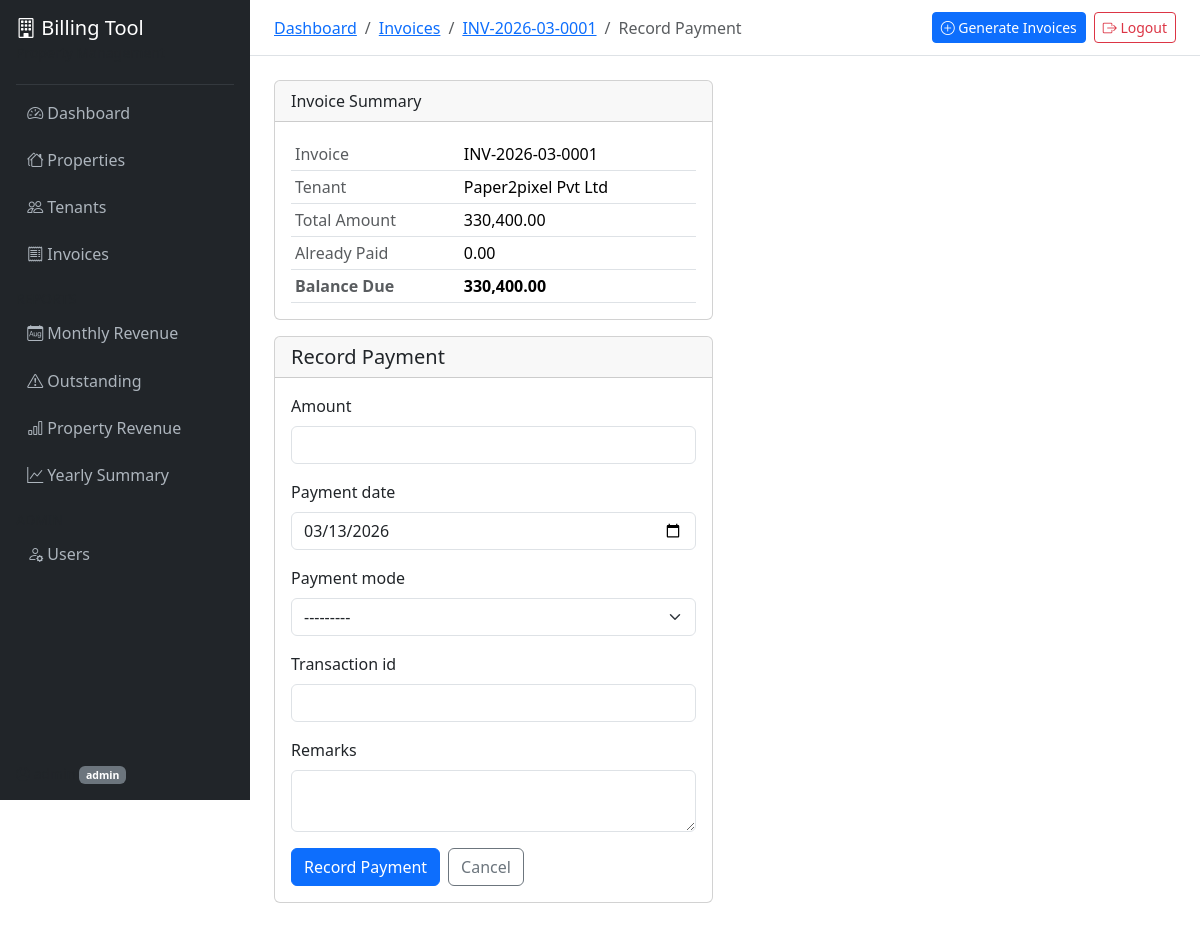
/invoices/1/payment/ (signed in), run on the app's committed database.
### accounts/models.py (models this page shows, shortened)
class User(AbstractUser):
    class Role(models.TextChoices):
        ADMIN = 'admin', 'Admin'
        ACCOUNTANT = 'accountant', 'Accountant'
        VIEWER = 'viewer', 'Viewer'
    role = models.CharField(max_length=20, choices=Role.choices, default=Role.VIEWER)
    phone = models.CharField(max_length=15, blank=True)
    def is_accountant(self):
        return self.role in (self.Role.ADMIN, self.Role.ACCOUNTANT)

### invoices/models.py (models this page shows, shortened)
class Invoice(models.Model):
    class Status(models.TextChoices):
        DRAFT = 'draft', 'Draft'
        PENDING = 'pending', 'Pending'
        PAID = 'paid', 'Paid'
        PARTIALLY_PAID = 'partially_paid', 'Partially Paid'
        OVERDUE = 'overdue', 'Overdue'
        CANCELLED = 'cancelled', 'Cancelled'
    invoice_number = models.CharField(max_length=50, unique=True, db_index=True)
    tenant = models.ForeignKey(Tenant, on_delete=models.CASCADE, related_name='invoices')
    property = models.ForeignKey(Property, on_delete=models.CASCADE, related_name='invoices')
    billing_period_start = models.DateField()
    billing_period_end = models.DateField()
    issue_date = models.DateField()
    due_date = models.DateField()
    rent_amount = models.DecimalField(max_digits=12, decimal_places=2)
    maintenance_charges = models.DecimalField(max_digits=10, decimal_places=2, default=0)
    parking_charges = models.DecimalField(max_digits=10, decimal_places=2, default=0)
    electricity_charges = models.DecimalField(max_digits=10, decimal_places=2, default=0)
    other_charges = models.DecimalField(max_digits=10, decimal_places=2, default=0)
    other_charges_description = models.CharField(max_length=200, blank=True)
    subtotal = models.DecimalField(max_digits=12, decimal_places=2)
    gst_percentage = models.DecimalField(max_digits=5, decimal_places=2)
    cgst_amount = models.DecimalField(max_digits=10, decimal_places=2, default=0)
    sgst_amount = models.DecimalField(max_digits=10, decimal_places=2, default=0)
    igst_amount = models.DecimalField(max_digits=10, decimal_places=2, default=0)
    total_gst = models.DecimalField(max_digits=10, decimal_places=2)
    total_amount = models.DecimalField(max_digits=12, decimal_places=2)
    amount_paid = models.DecimalField(max_digits=12, decimal_places=2, default=0)
    balance_due = models.DecimalField(max_digits=12, decimal_places=2)
    status = models.CharField(max_length=20, choices=Status.choices, default=Status.PENDING)
    tenant_name = models.CharField(max_length=200)
    tenant_company = models.CharField(max_length=200)
    tenant_gst = models.CharField(max_length=20, blank=True)
    tenant_unit = models.CharField(max_length=50)
    property_name = models.CharField(max_length=200)
    property_address = models.TextField()
    property_gst = models.CharField(max_length=20, blank=True)
    reminder_sent_before = models.BooleanField(default=False)
    reminder_sent_on_due = models.BooleanField(default=False)
    reminder_sent_after = models.BooleanField(default=False)
    notes = models.TextField(blank=True)
    created_by = models.ForeignKey(
        settings.AUTH_USER_MODEL, on_delete=models.SET_NULL, null=True
    )
    created_at = models.DateTimeField(auto_now_add=True)
    updated_at = models.DateTimeField(auto_now=True)
    class Meta:
        ordering = ['-issue_date', '-invoice_number']
        indexes = [
            models.Index(fields=['status', 'due_date']),
            models.Index(fields=['tenant', 'status']),
            models.Index(fields=['property', 'issue_date']),
            models.Index(fields=['issue_date']),
            models.Index(fields=['billing_period_start', 'tenant']),
        ]

### invoices/views.py (the view)
# urls.py: path('<int:pk>/payment/', views.add_payment_view, name='add_payment'),
def add_payment_view(request, pk):
    if not request.user.is_authenticated or not request.user.is_accountant():
        messages.error(request, 'Permission denied.')
        return redirect('invoice_list')
    invoice = get_object_or_404(Invoice, pk=pk)
    if request.method == 'POST':
        form = PaymentForm(request.POST)
        if form.is_valid():
            payment = form.save(commit=False)
            payment.invoice = invoice
            payment.received_by = request.user
            payment.save()
            messages.success(request, f'Payment of {payment.amount} recorded successfully.')
            return redirect('invoice_detail', pk=invoice.pk)
    else:
        form = PaymentForm(initial={'payment_date': date.today()})
    return render(request, 'invoices/payment_form.html', {
        'form': form, 'invoice': invoice,
    })

### invoices/forms.py
class PaymentForm(forms.ModelForm):
    class Meta:
        model = Payment
        fields = ['amount', 'payment_date', 'payment_mode', 'transaction_id', 'remarks']
        widgets = {
            'amount': forms.NumberInput(attrs={'class': 'form-control', 'step': '0.01'}),
            'payment_date': forms.DateInput(attrs={'class': 'form-control', 'type': 'date'}),
            'payment_mode': forms.Select(attrs={'class': 'form-select'}),
            'transaction_id': forms.TextInput(attrs={'class': 'form-control'}),
            'remarks': forms.Textarea(attrs={'class': 'form-control', 'rows': 2}),
        }

### invoices/templates/invoices/payment_form.html (shortened to what this page needs)
{% extends "base.html" %}
{% load humanize %}
{% block breadcrumb %}
<li class="breadcrumb-item"><a href="{% url 'dashboard' %}">Dashboard</a></li>
<li class="breadcrumb-item"><a href="{% url 'invoice_list' %}">Invoices</a></li>
<li class="breadcrumb-item"><a href="{% url 'invoice_detail' invoice.pk %}">{{ invoice.invoice_number }}</a></li>
<li class="breadcrumb-item active">Record Payment</li>
{% endblock %}
{% block content %}
<div class="row">
    <div class="col-lg-6">
        <div class="card mb-3">
            <div class="card-header">Invoice Summary</div>
            <div class="card-body">
                <table class="table table-sm mb-0">
                    <tr><td class="text-muted">Invoice</td><td>{{ invoice.invoice_number }}</td></tr>
                    <tr><td class="text-muted">Tenant</td><td>{{ invoice.tenant_company }}</td></tr>
                    <tr><td class="text-muted">Total Amount</td><td>{{ invoice.total_amount|intcomma }}</td></tr>
                    <tr><td class="text-muted">Already Paid</td><td>{{ invoice.amount_paid|intcomma }}</td></tr>
                    <tr><td class="text-muted"><strong>Balance Due</strong></td><td><strong>{{ invoice.balance_due|intcomma }}</strong></td></tr>
                </table>
            </div>
        </div>
        <div class="card">
            <div class="card-header"><h5 class="mb-0">Record Payment</h5></div>
            <div class="card-body">
                <form method="post">
                    {% for field in form %}
                    <div class="mb-3">
                        <label class="form-label">{{ field.label }}</label>
                        {{ field }}
                    </div>
                    {% endfor %}
                    <div class="d-flex gap-2">
                        <button type="submit" class="btn btn-primary">Record Payment</button>
                        <a href="{% url 'invoice_detail' invoice.pk %}" class="btn btn-outline-secondary">Cancel</a>
                    </div>
                </form>
            </div>
        </div>
    </div>
</div>
{% endblock %}

### templates/base.html (shortened to what this page needs)
{% load humanize %}
<!DOCTYPE html>
<html lang="en">
<head>
    <link href="https://cdn.jsdelivr.net/npm/bootstrap@5.3.3/dist/css/bootstrap.min.css" rel="stylesheet">
    <link href="https://cdn.jsdelivr.net/npm/bootstrap-icons@1.11.3/font/bootstrap-icons.min.css" rel="stylesheet">
</head>
<body>
    <nav class="sidebar d-flex flex-column" id="sidebar">
        <div class="p-3 text-white">
            <h5 class="mb-0"><i class="bi bi-building"></i> Billing Tool</h5>
            <small class="text-muted">Property Management</small>
        </div>
        <hr class="text-secondary mx-3 my-1">
        <ul class="nav flex-column">
            <li class="nav-item">
                <a class="nav-link {% if request.resolver_match.url_name == 'dashboard' %}active{% endif %}" href="{% url 'dashboard' %}">
                    <i class="bi bi-speedometer2"></i> Dashboard
                </a>
            </li>
            <li class="nav-item">
                <a class="nav-link {% if 'property' in request.resolver_match.url_name %}active{% endif %}" href="{% url 'property_list' %}">
                    <i class="bi bi-houses"></i> Properties
                </a>
            </li>
            <li class="nav-item">
                <a class="nav-link {% if 'tenant' in request.resolver_match.url_name %}active{% endif %}" href="{% url 'tenant_list' %}">
                    <i class="bi bi-people"></i> Tenants
                </a>
            </li>
            <li class="nav-item">
                <a class="nav-link {% if 'invoice' in request.resolver_match.url_name %}active{% endif %}" href="{% url 'invoice_list' %}">
                    <i class="bi bi-receipt"></i> Invoices
                </a>
            </li>
            <li class="nav-item mt-2">
                <small class="text-muted px-3">REPORTS</small>
            </li>
            <li class="nav-item">
                <a class="nav-link" href="{% url 'report_monthly' %}">
                    <i class="bi bi-calendar-month"></i> Monthly Revenue
                </a>
            </li>
            <li class="nav-item">
                <a class="nav-link" href="{% url 'report_outstanding' %}">
                    <i class="bi bi-exclamation-triangle"></i> Outstanding
                </a>
            </li>
            <li class="nav-item">
                <a class="nav-link" href="{% url 'report_property' %}">
                    <i class="bi bi-bar-chart"></i> Property Revenue
                </a>
            </li>
            <li class="nav-item">
                <a class="nav-link" href="{% url 'report_yearly' %}">
                    <i class="bi bi-graph-up"></i> Yearly Summary
                </a>
            </li>
            {% if user.role == 'admin' %}
            <li class="nav-item mt-2">
                <small class="text-muted px-3">ADMIN</small>
            </li>
            <li class="nav-item">
                <a class="nav-link" href="{% url 'user_list' %}">
                    <i class="bi bi-person-gear"></i> Users
                </a>
            </li>
            {% endif %}
        </ul>
        <div class="mt-auto p-3">
            <div class="text-muted small">
                <i class="bi bi-person-circle"></i> {{ user.get_full_name|default:user.username }}
                <span class="badge bg-secondary">{{ user.role }}</span>
            </div>
        </div>
    </nav>
    <div class="main-content">
        <div class="top-navbar d-flex justify-content-between align-items-center">
            <nav aria-label="breadcrumb">
                <ol class="breadcrumb mb-0">
                    {% block breadcrumb %}{% endblock %}
                </ol>
            </nav>
            <div class="d-flex align-items-center gap-2">
                {% if user.is_accountant %}
                <a href="{% url 'generate_invoices' %}" class="btn btn-sm btn-primary">
                    <i class="bi bi-plus-circle"></i> Generate Invoices
                </a>
                {% endif %}
                <a href="{% url 'logout' %}" class="btn btn-sm btn-outline-danger">
                    <i class="bi bi-box-arrow-right"></i> Logout
                </a>
            </div>
        </div>
        <div class="p-4">
            {% block content %}{% endblock %}
        </div>
    </div>
</body>
</html>

### templates/base.html (style rules this page uses)
body { min-height: 100vh; }
.sidebar { width: 250px; min-height: 100vh; background: #212529; position: fixed; top: 0; left: 0; z-index: 100; transition: transform 0.3s; }
.sidebar .nav-link { color: #adb5bd; padding: 0.6rem 1.2rem; border-radius: 0.25rem; margin: 2px 8px; }
.sidebar .nav-link i { width: 24px; }
.main-content { margin-left: 250px; min-height: 100vh; }
.top-navbar { background: #fff; border-bottom: 1px solid #dee2e6; padding: 0.75rem 1.5rem; }

### data on the page
User: role "admin"
Invoice: invoice_number "INV-2026-03-0001", tenant_company "Paper2pixel Pvt Ltd", total_amount "330,400.00", amount_paid "0.00", balance_due "330,400.00"

### other printed values
{{ field.label }} "Amount" "Payment date" "Payment mode" "Transaction id" "Remarks"
